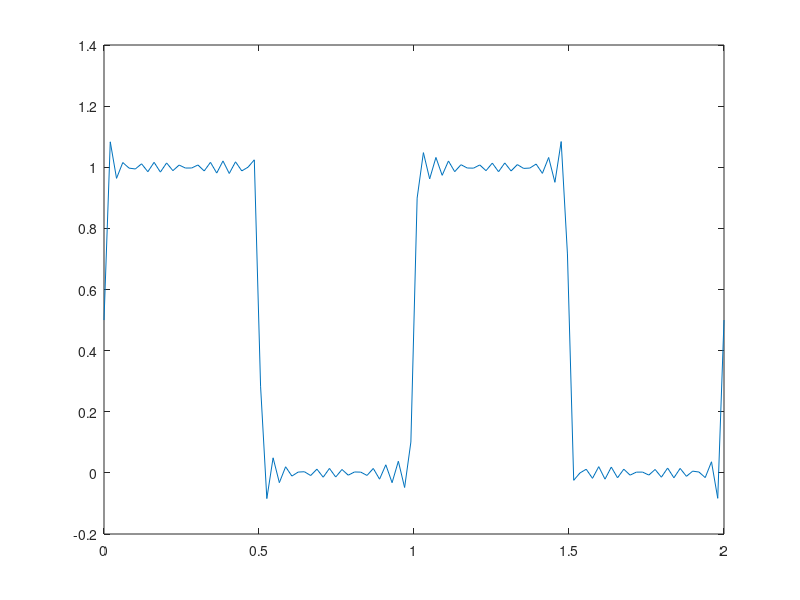

Recreate this plot in MATLAB.
w = logspace(-1, 5, 61);      % Frekvensvektor
n = 1:2:21;                   % Udda termer: 1, 3, ..., 21
t = linspace(0,2,100);
FourierExp = 0.5;

for i = 1:length(n)
    k = n(i);   % hämta aktuellt udda tal
    FourierExp = FourierExp + (2 / (pi * k)) * sin(2 * pi * k * t);
end
plot(t, FourierExp);